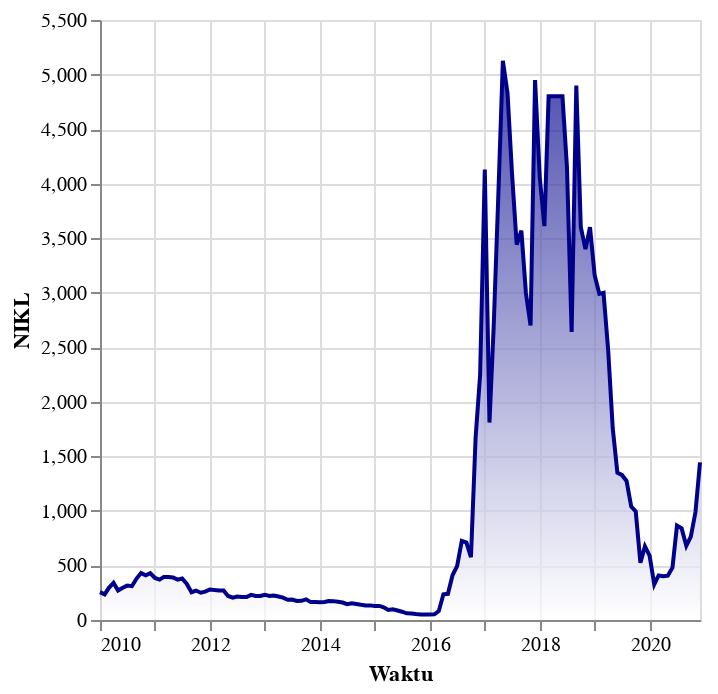

Notebook cell for this chart:
### Code cell
p4= Data1 |>
@vlplot(
    mark={:area,
    line={color="darkblue"},
    color={x1=1,y1=1,x2=1,y2=0,gradient=:linear,
    stops=[{offset=0,color="white"},{offset=1,color="darkblue"}]}},
    x="Waktu:t",
    y="NIKL:q"
)

### Figure 1 — Vega-Lite specification as saved in the notebook (floating-point values rounded to 4 significant figures; data arrays with more than 128 entries replaced by an {"elided": "..."} marker saying what was removed)
{"data": {"values": {"elided": "132 records"}}, "encoding": {"x": {"field": "Waktu", "type": "temporal"}, "y": {"field": "NIKL", "type": "quantitative"}}, "mark": {"color": {"gradient": "linear", "stops": [{"color": "white", "offset": 0}, {"color": "darkblue", "offset": 1}], "x1": 1, "x2": 1, "y1": 1, "y2": 0}, "line": {"color": "darkblue"}, "type": "area"}}
